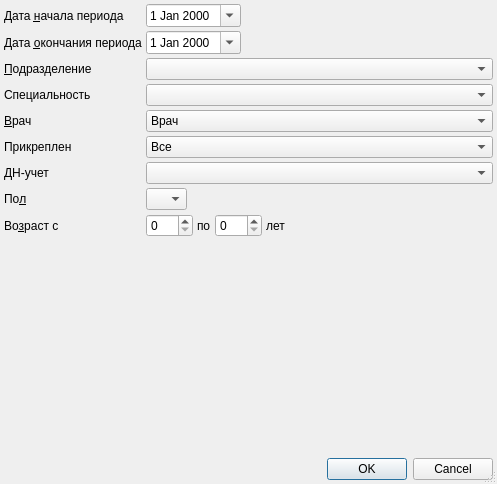
<?xml version="1.0" encoding="UTF-8"?>
<ui version="4.0">
 <class>ReportSummaryClientNotApply</class>
 <widget class="QDialog" name="ReportSummaryClientNotApply">
  <property name="windowModality">
   <enum>Qt::ApplicationModal</enum>
  </property>
  <property name="geometry">
   <rect>
    <x>0</x>
    <y>0</y>
    <width>497</width>
    <height>484</height>
   </rect>
  </property>
  <property name="windowTitle">
   <string>Сводка попациентам (не обращавшиеся в МО)</string>
  </property>
  <property name="sizeGripEnabled">
   <bool>true</bool>
  </property>
  <layout class="QGridLayout">
   <property name="margin">
    <number>4</number>
   </property>
   <property name="spacing">
    <number>4</number>
   </property>
   <item row="11" column="1" colspan="2">
    <widget class="QFrame" name="frmAge">
     <property name="frameShape">
      <enum>QFrame::NoFrame</enum>
     </property>
     <property name="frameShadow">
      <enum>QFrame::Raised</enum>
     </property>
     <layout class="QHBoxLayout" name="_2">
      <property name="spacing">
       <number>4</number>
      </property>
      <property name="margin">
       <number>0</number>
      </property>
      <item>
       <widget class="QSpinBox" name="edtAgeFrom">
        <property name="sizePolicy">
         <sizepolicy hsizetype="Preferred" vsizetype="Fixed">
          <horstretch>0</horstretch>
          <verstretch>0</verstretch>
         </sizepolicy>
        </property>
        <property name="maximum">
         <number>150</number>
        </property>
       </widget>
      </item>
      <item>
       <widget class="QLabel" name="lblAgeTo">
        <property name="text">
         <string>по</string>
        </property>
        <property name="buddy">
         <cstring>edtAgeTo</cstring>
        </property>
       </widget>
      </item>
      <item>
       <widget class="QSpinBox" name="edtAgeTo">
        <property name="sizePolicy">
         <sizepolicy hsizetype="Preferred" vsizetype="Fixed">
          <horstretch>0</horstretch>
          <verstretch>0</verstretch>
         </sizepolicy>
        </property>
        <property name="maximum">
         <number>150</number>
        </property>
       </widget>
      </item>
      <item>
       <widget class="QLabel" name="lblAgeYears">
        <property name="text">
         <string>лет</string>
        </property>
        <property name="buddy">
         <cstring>edtAgeTo</cstring>
        </property>
       </widget>
      </item>
      <item>
       <spacer>
        <property name="orientation">
         <enum>Qt::Horizontal</enum>
        </property>
        <property name="sizeHint" stdset="0">
         <size>
          <width>21</width>
          <height>20</height>
         </size>
        </property>
       </spacer>
      </item>
     </layout>
    </widget>
   </item>
   <item row="1" column="2">
    <spacer>
     <property name="orientation">
      <enum>Qt::Horizontal</enum>
     </property>
     <property name="sizeHint" stdset="0">
      <size>
       <width>91</width>
       <height>20</height>
      </size>
     </property>
    </spacer>
   </item>
   <item row="1" column="0">
    <widget class="QLabel" name="lblEndDate">
     <property name="text">
      <string>Дата &amp;окончания периода</string>
     </property>
     <property name="buddy">
      <cstring>edtEndDate</cstring>
     </property>
    </widget>
   </item>
   <item row="4" column="0">
    <widget class="QLabel" name="lblOrgStructure">
     <property name="text">
      <string>&amp;Подразделение</string>
     </property>
     <property name="buddy">
      <cstring>cmbOrgStructure</cstring>
     </property>
    </widget>
   </item>
   <item row="4" column="1" colspan="2">
    <widget class="COrgStructureComboBox" name="cmbOrgStructure">
     <property name="sizePolicy">
      <sizepolicy hsizetype="Preferred" vsizetype="Fixed">
       <horstretch>0</horstretch>
       <verstretch>0</verstretch>
      </sizepolicy>
     </property>
    </widget>
   </item>
   <item row="5" column="0">
    <widget class="QLabel" name="lblScene">
     <property name="text">
      <string>Специальность</string>
     </property>
    </widget>
   </item>
   <item row="1" column="1">
    <widget class="CDateEdit" name="edtEndDate">
     <property name="calendarPopup">
      <bool>true</bool>
     </property>
    </widget>
   </item>
   <item row="0" column="1">
    <widget class="CDateEdit" name="edtBegDate">
     <property name="calendarPopup">
      <bool>true</bool>
     </property>
    </widget>
   </item>
   <item row="0" column="2">
    <spacer>
     <property name="orientation">
      <enum>Qt::Horizontal</enum>
     </property>
     <property name="sizeHint" stdset="0">
      <size>
       <width>91</width>
       <height>20</height>
      </size>
     </property>
    </spacer>
   </item>
   <item row="0" column="0">
    <widget class="QLabel" name="lblBegDate">
     <property name="text">
      <string>Дата &amp;начала периода</string>
     </property>
     <property name="buddy">
      <cstring>edtBegDate</cstring>
     </property>
    </widget>
   </item>
   <item row="10" column="1">
    <widget class="QComboBox" name="cmbSex">
     <property name="sizePolicy">
      <sizepolicy hsizetype="Maximum" vsizetype="Fixed">
       <horstretch>0</horstretch>
       <verstretch>0</verstretch>
      </sizepolicy>
     </property>
     <item>
      <property name="text">
       <string/>
      </property>
     </item>
     <item>
      <property name="text">
       <string>М</string>
      </property>
     </item>
     <item>
      <property name="text">
       <string>Ж</string>
      </property>
     </item>
    </widget>
   </item>
   <item row="12" column="0">
    <spacer>
     <property name="orientation">
      <enum>Qt::Vertical</enum>
     </property>
     <property name="sizeHint" stdset="0">
      <size>
       <width>129</width>
       <height>20</height>
      </size>
     </property>
    </spacer>
   </item>
   <item row="13" column="0" colspan="3">
    <widget class="QDialogButtonBox" name="buttonBox">
     <property name="orientation">
      <enum>Qt::Horizontal</enum>
     </property>
     <property name="standardButtons">
      <set>QDialogButtonBox::Cancel|QDialogButtonBox::Ok</set>
     </property>
    </widget>
   </item>
   <item row="7" column="0">
    <widget class="QLabel" name="lblPerson">
     <property name="text">
      <string>&amp;Врач</string>
     </property>
     <property name="buddy">
      <cstring>cmbPerson</cstring>
     </property>
    </widget>
   </item>
   <item row="7" column="1" colspan="2">
    <widget class="CPersonComboBoxEx" name="cmbPerson">
     <item>
      <property name="text">
       <string>Врач</string>
      </property>
     </item>
    </widget>
   </item>
   <item row="10" column="0">
    <widget class="QLabel" name="lblSex">
     <property name="text">
      <string>По&amp;л</string>
     </property>
     <property name="buddy">
      <cstring>cmbSex</cstring>
     </property>
    </widget>
   </item>
   <item row="11" column="0">
    <widget class="QLabel" name="lblAge">
     <property name="text">
      <string>Во&amp;зраст с</string>
     </property>
     <property name="buddy">
      <cstring>edtAgeFrom</cstring>
     </property>
    </widget>
   </item>
   <item row="8" column="0">
    <widget class="QLabel" name="label">
     <property name="text">
      <string>Прикреплен</string>
     </property>
    </widget>
   </item>
   <item row="5" column="1" colspan="2">
    <widget class="CRBComboBox" name="cmbSpeciality"/>
   </item>
   <item row="9" column="0">
    <widget class="QLabel" name="label_2">
     <property name="text">
      <string>ДН-учет</string>
     </property>
    </widget>
   </item>
   <item row="8" column="1" colspan="2">
    <widget class="QComboBox" name="cmbattached">
     <property name="frame">
      <bool>true</bool>
     </property>
     <item>
      <property name="text">
       <string>Все</string>
      </property>
     </item>
     <item>
      <property name="text">
       <string>Прикрепленные</string>
      </property>
     </item>
     <item>
      <property name="text">
       <string>Не прикрепленные</string>
      </property>
     </item>
    </widget>
   </item>
   <item row="9" column="1" colspan="2">
    <widget class="CRBComboBox" name="cmbdn"/>
   </item>
  </layout>
 </widget>
 <customwidgets>
  <customwidget>
   <class>COrgStructureComboBox</class>
   <extends>QComboBox</extends>
   <header>Orgs/OrgStructComboBoxes.h</header>
  </customwidget>
  <customwidget>
   <class>CRBComboBox</class>
   <extends>QComboBox</extends>
   <header location="global">library/crbcombobox.h</header>
  </customwidget>
  <customwidget>
   <class>CDateEdit</class>
   <extends>QDateEdit</extends>
   <header>library/DateEdit</header>
  </customwidget>
  <customwidget>
   <class>CPersonComboBoxEx</class>
   <extends>QComboBox</extends>
   <header>Orgs/PersonComboBoxEx.h</header>
  </customwidget>
 </customwidgets>
 <tabstops>
  <tabstop>edtBegDate</tabstop>
  <tabstop>edtEndDate</tabstop>
  <tabstop>cmbPerson</tabstop>
  <tabstop>cmbSex</tabstop>
  <tabstop>edtAgeFrom</tabstop>
  <tabstop>edtAgeTo</tabstop>
  <tabstop>buttonBox</tabstop>
 </tabstops>
 <resources/>
 <connections>
  <connection>
   <sender>buttonBox</sender>
   <signal>accepted()</signal>
   <receiver>ReportSummaryClientNotApply</receiver>
   <slot>accept()</slot>
   <hints>
    <hint type="sourcelabel">
     <x>116</x>
     <y>416</y>
    </hint>
    <hint type="destinationlabel">
     <x>102</x>
     <y>90</y>
    </hint>
   </hints>
  </connection>
  <connection>
   <sender>buttonBox</sender>
   <signal>rejected()</signal>
   <receiver>ReportSummaryClientNotApply</receiver>
   <slot>reject()</slot>
   <hints>
    <hint type="sourcelabel">
     <x>229</x>
     <y>416</y>
    </hint>
    <hint type="destinationlabel">
     <x>236</x>
     <y>76</y>
    </hint>
   </hints>
  </connection>
 </connections>
</ui>
